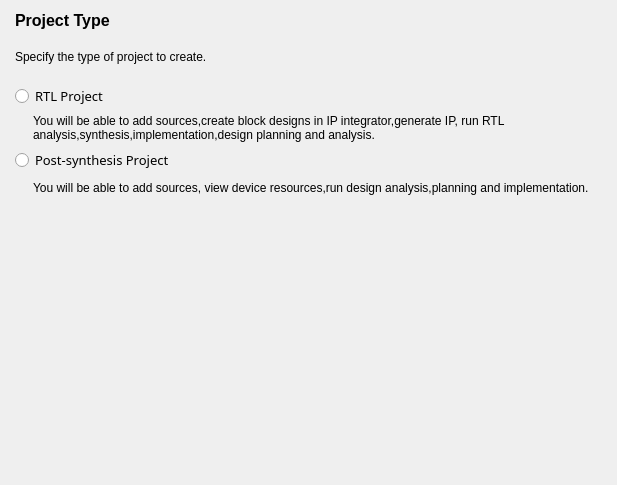
<?xml version="1.0" encoding="UTF-8"?>
<ui version="4.0">
 <class>projectTypeForm</class>
 <widget class="QWidget" name="projectTypeForm">
  <property name="geometry">
   <rect>
    <x>0</x>
    <y>0</y>
    <width>617</width>
    <height>485</height>
   </rect>
  </property>
  <property name="windowTitle">
   <string>Form</string>
  </property>
  <layout class="QVBoxLayout" name="verticalLayout_4">
   <property name="spacing">
    <number>20</number>
   </property>
   <property name="leftMargin">
    <number>15</number>
   </property>
   <property name="bottomMargin">
    <number>15</number>
   </property>
   <item>
    <widget class="QLabel" name="m_labelTitle">
     <property name="font">
      <font>
       <family>Arial</family>
       <pointsize>12</pointsize>
       <weight>75</weight>
       <bold>true</bold>
      </font>
     </property>
     <property name="text">
      <string>Project Type</string>
     </property>
     <property name="wordWrap">
      <bool>true</bool>
     </property>
    </widget>
   </item>
   <item>
    <widget class="QLabel" name="m_labelDetail">
     <property name="text">
      <string>Specify the type of project to create.</string>
     </property>
     <property name="wordWrap">
      <bool>true</bool>
     </property>
    </widget>
   </item>
   <item>
    <layout class="QVBoxLayout" name="verticalLayout_3">
     <property name="spacing">
      <number>6</number>
     </property>
     <item>
      <widget class="QRadioButton" name="m_radioBtnRTL">
       <property name="font">
        <font>
         <family>SimSun-ExtB</family>
         <pointsize>10</pointsize>
        </font>
       </property>
       <property name="text">
        <string>RTL Project</string>
       </property>
      </widget>
     </item>
     <item>
      <layout class="QHBoxLayout" name="horizontalLayout" stretch="3,97">
       <property name="spacing">
        <number>0</number>
       </property>
       <item>
        <spacer name="horizontalSpacer">
         <property name="orientation">
          <enum>Qt::Horizontal</enum>
         </property>
         <property name="sizeHint" stdset="0">
          <size>
           <width>40</width>
           <height>20</height>
          </size>
         </property>
        </spacer>
       </item>
       <item>
        <layout class="QVBoxLayout" name="verticalLayout">
         <property name="spacing">
          <number>6</number>
         </property>
         <item>
          <widget class="QLabel" name="m_labelRTL">
           <property name="text">
            <string>You will be able to add sources,create block designs in IP integrator,generate IP, run RTL analysis,synthesis,implementation,design planning and analysis.</string>
           </property>
           <property name="wordWrap">
            <bool>true</bool>
           </property>
          </widget>
         </item>
        </layout>
       </item>
      </layout>
     </item>
     <item>
      <widget class="QRadioButton" name="m_radioBtnPost">
       <property name="font">
        <font>
         <family>SimSun-ExtB</family>
         <pointsize>10</pointsize>
        </font>
       </property>
       <property name="text">
        <string>Post-synthesis Project</string>
       </property>
      </widget>
     </item>
     <item>
      <layout class="QHBoxLayout" name="horizontalLayout_2" stretch="3,97">
       <property name="spacing">
        <number>0</number>
       </property>
       <item>
        <spacer name="horizontalSpacer_2">
         <property name="orientation">
          <enum>Qt::Horizontal</enum>
         </property>
         <property name="sizeHint" stdset="0">
          <size>
           <width>40</width>
           <height>20</height>
          </size>
         </property>
        </spacer>
       </item>
       <item>
        <layout class="QVBoxLayout" name="verticalLayout_2">
         <property name="spacing">
          <number>6</number>
         </property>
         <item>
          <widget class="QLabel" name="m_labelPost">
           <property name="text">
            <string>You will be able to add sources, view device resources,run design analysis,planning and implementation.</string>
           </property>
           <property name="wordWrap">
            <bool>true</bool>
           </property>
          </widget>
         </item>
        </layout>
       </item>
      </layout>
     </item>
    </layout>
   </item>
   <item>
    <spacer name="verticalSpacer">
     <property name="orientation">
      <enum>Qt::Vertical</enum>
     </property>
     <property name="sizeHint" stdset="0">
      <size>
       <width>20</width>
       <height>232</height>
      </size>
     </property>
    </spacer>
   </item>
  </layout>
 </widget>
 <resources/>
 <connections/>
</ui>
